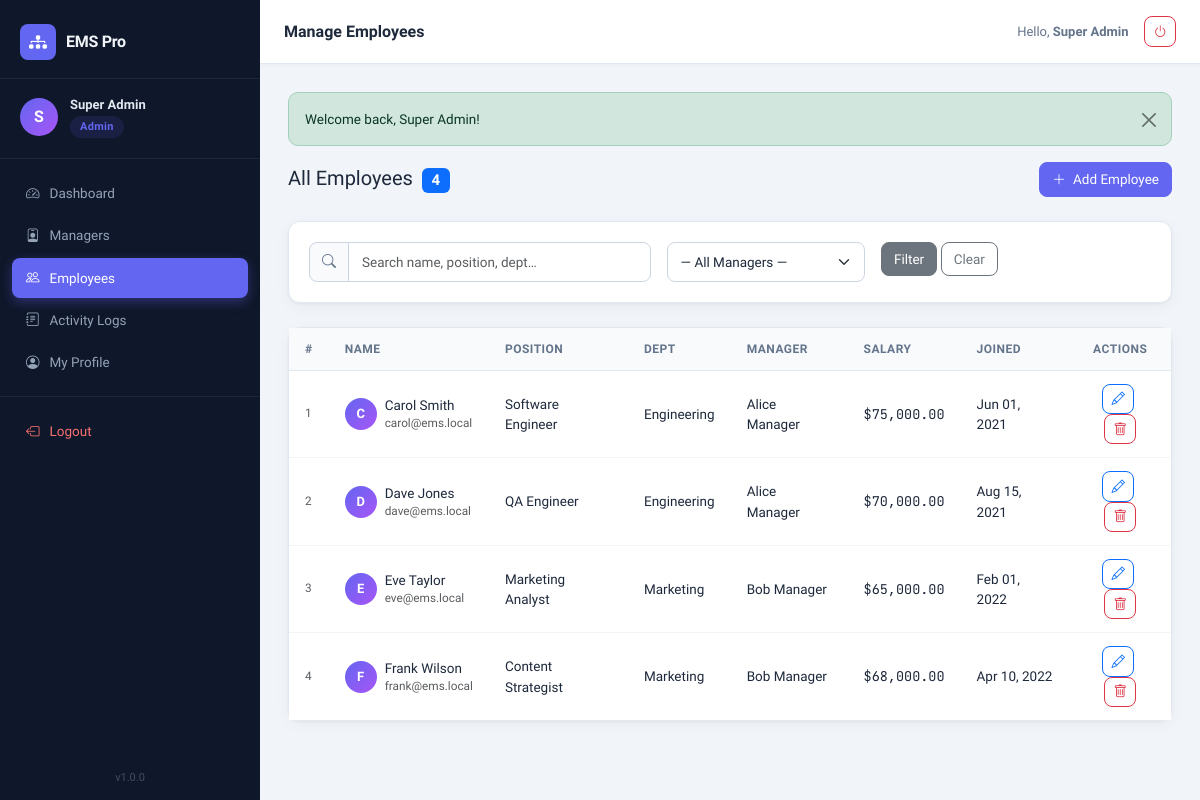
Page /admin/employees.php (signed in) on the committed database.
### tables this page shows
CREATE TABLE IF NOT EXISTS employees (
    id          INT UNSIGNED AUTO_INCREMENT PRIMARY KEY,
    user_id     INT UNSIGNED NOT NULL,
    manager_id  INT UNSIGNED DEFAULT NULL,    
    position    VARCHAR(100) NOT NULL,
    department  VARCHAR(100) DEFAULT NULL,
    salary      DECIMAL(12,2) NOT NULL DEFAULT 0.00,
    phone       VARCHAR(30) DEFAULT NULL,
    address     TEXT DEFAULT NULL,
    hire_date   DATE DEFAULT NULL,
    created_at  DATETIME NOT NULL DEFAULT CURRENT_TIMESTAMP,
    updated_at  DATETIME NOT NULL DEFAULT CURRENT_TIMESTAMP ON UPDATE CURRENT_TIMESTAMP,
    CONSTRAINT fk_emp_user    FOREIGN KEY (user_id)    REFERENCES users(id) ON DELETE CASCADE,
    CONSTRAINT fk_emp_manager FOREIGN KEY (manager_id) REFERENCES users(id) ON DELETE SET NULL
);

CREATE TABLE IF NOT EXISTS users (
    id          INT UNSIGNED AUTO_INCREMENT PRIMARY KEY,
    name        VARCHAR(100) NOT NULL,
    email       VARCHAR(150) NOT NULL UNIQUE,
    password    VARCHAR(255) NOT NULL,
    role        ENUM('admin','manager','employee') NOT NULL DEFAULT 'employee',
    avatar      VARCHAR(255) DEFAULT NULL,
    is_active   TINYINT(1) NOT NULL DEFAULT 1,
    created_at  DATETIME NOT NULL DEFAULT CURRENT_TIMESTAMP,
    updated_at  DATETIME NOT NULL DEFAULT CURRENT_TIMESTAMP ON UPDATE CURRENT_TIMESTAMP
);

### admin/employees.php (the view, shortened to what this page needs)
<?php
$pdo = db();
$search     = trim(isset($_GET['q'])       ? $_GET['q']       : '');
$whereParts = array("u.role = 'employee'", "u.is_active = 1");
$params     = array();
$where = 'WHERE ' . implode(' AND ', $whereParts);
$countStmt = $pdo->prepare("SELECT COUNT(*) FROM users u JOIN employees e ON e.user_id = u.id " . $where);
$countStmt->execute($params);
$total = (int)$countStmt->fetchColumn();
$pg = paginate($total);
$params[':limit']  = ITEMS_PER_PAGE;
$params[':offset'] = $pg['offset'];
$sql = "SELECT u.id, u.name, u.email, u.created_at,
               e.position, e.department, e.salary, e.phone, e.hire_date,
               m.name AS manager_name
          FROM users u
          JOIN employees e ON e.user_id = u.id
     LEFT JOIN users m ON m.id = e.manager_id
        " . $where . "
        ORDER BY u.created_at DESC
        LIMIT :limit OFFSET :offset";
$stmt = $pdo->prepare($sql);
foreach ($params as $key => $val) {
    $type = is_int($val) ? PDO::PARAM_INT : PDO::PARAM_STR;
    $stmt->bindValue($key, $val, $type);
}
$stmt->execute();
$employees = $stmt->fetchAll();
include __DIR__ . '/../includes/header.php';
?>
<div class="app-wrapper">
    <?php include __DIR__ . '/../includes/sidebar.php'; ?>
    <div class="main-content">
        <?php include __DIR__ . '/../includes/topbar.php'; ?>
        <main class="content-area">
            <div class="d-flex flex-wrap align-items-center gap-3 mb-4">
                <h5 class="mb-0 me-auto">
                    All Employees
                    <span class="badge bg-primary ms-1"><?php echo $total; ?></span>
                </h5>
                <a href="<?php echo BASE_URL; ?>/admin/employee_form.php" class="btn btn-primary">
                    <i class="bi bi-plus-lg me-1"></i> Add Employee
                </a>
            </div>
            <div class="card mb-4">
                <div class="card-body">
                    <form method="GET" class="row g-3">
                        <div class="col-sm-6 col-md-5">
                            <div class="input-group">
                                <span class="input-group-text"><i class="bi bi-search"></i></span>
                                <input type="text" name="q" class="form-control"
                                       placeholder="Search name, position, dept…"
                                       value="<?php echo e($search); ?>">
                            </div>
                        </div>
                        <div class="col-sm-4 col-md-3">
                            <select name="manager" class="form-select">
                                <option value="">— All Managers —</option>
                            </select>
                        </div>
                        <div class="col-auto">
                            <button type="submit" class="btn btn-secondary">Filter</button>
                            <a href="<?php echo BASE_URL; ?>/admin/employees.php" class="btn btn-outline-secondary">Clear</a>
                        </div>
                    </form>
                </div>
            </div>
            <div class="card">
                <div class="card-body p-0">
                    <div class="table-responsive">
                        <table class="table table-hover ems-table mb-0">
                            <thead>
                                <tr>
                                    <th>#</th>
                                    <th>Name</th>
                                    <th>Position</th>
                                    <th>Dept</th>
                                    <th>Manager</th>
                                    <th>Salary</th>
                                    <th>Joined</th>
                                    <th class="text-center">Actions</th>
                                </tr>
                            </thead>
                            <tbody>
                                <?php foreach ($employees as $i => $emp): ?>
                                <tr>
                                    <td class="text-muted small"><?php echo $pg['offset'] + $i + 1; ?></td>
                                    <td>
                                        <div class="d-flex align-items-center gap-2">
                                            <div class="table-avatar">
                                                <?php echo strtoupper(substr($emp['name'], 0, 1)); ?>
                                            </div>
                                            <div>
                                                <div><?php echo e($emp['name']); ?></div>
                                                <div class="small text-muted"><?php echo e($emp['email']); ?></div>
                                            </div>
                                        </div>
                                    </td>
                                    <td><?php echo e($emp['position']); ?></td>
                                    <td><?php echo e(isset($emp['department']) ? $emp['department'] : '—'); ?></td>
                                    <td><?php echo e(isset($emp['manager_name']) ? $emp['manager_name'] : 'Unassigned'); ?></td>
                                    <td class="mono">$<?php echo number_format($emp['salary'], 2); ?></td>
                                    <td><?php echo $emp['hire_date'] ? date('M d, Y', strtotime($emp['hire_date'])) : '—'; ?></td>
                                    <td class="text-center">
                                        <a href="<?php echo BASE_URL; ?>/admin/employee_form.php?id=<?php echo $emp['id']; ?>"
                                           class="btn btn-sm btn-outline-primary me-1" title="Edit">
                                            <i class="bi bi-pencil"></i>
                                        </a>
                                        <a href="<?php echo BASE_URL; ?>/admin/employees.php?delete=<?php echo $emp['id']; ?>"
                                           class="btn btn-sm btn-outline-danger"
                                           title="Delete"
                                           onclick="return confirm('Delete <?php echo e(addslashes($emp['name'])); ?>?')">
                                            <i class="bi bi-trash"></i>
                                        </a>
                                    </td>
                                </tr>
                                <?php endforeach; ?>
                            </tbody>
                        </table>
                    </div>
                </div>
            </div>
        </main>
    </div>
</div>
<?php include __DIR__ . '/../includes/footer.php'; ?>

### assets/css/style.css (style rules this page uses)
:root { --sidebar-w: 260px; --sidebar-bg: #0f172a; --sidebar-text: #94a3b8; --sidebar-active: #6366f1; --sidebar-hover: rgba(99,102,241,.12); --topbar-h: 64px; --topbar-bg: #ffffff; --topbar-border: #e2e8f0; --body-bg: #f1f5f9; --card-bg: #ffffff; --card-border: #e2e8f0; --card-radius: 12px; --card-shadow: 0 1px 3px rgba(0,0,0,.06), 0 4px 16px rgba(0,0,0,.04); --text-main: #1e293b; --text-muted: #64748b; --text-light: #94a3b8; --primary: #6366f1; --primary-dark: #4f46e5; --success: #22c55e; --warning: #f59e0b; --danger: #ef4444; --info: #38bdf8; --purple: #a855f7; --orange: #f97316; --input-border: #cbd5e1; --input-focus: #6366f1; --transition: .18s ease; }
*, *::before, *::after { box-sizing: border-box; }
body { font-family: 'Sora', system-ui, sans-serif; font-size: 14px; color: var(--text-main); background: var(--body-bg); margin: 0; min-height: 100vh; }
.mono { font-family: 'JetBrains Mono', 'Fira Mono', monospace; }
.app-wrapper { display: flex; min-height: 100vh; }
.main-content { margin-left: var(--sidebar-w); flex: 1; display: flex; flex-direction: column; min-height: 100vh; }
.content-area { flex: 1; padding: 28px 28px 40px; max-width: 1400px; width: 100%; }
.card { background: var(--card-bg); border: 1px solid var(--card-border); border-radius: var(--card-radius); box-shadow: var(--card-shadow); }
.card-body { padding: 20px; }
.ems-table { font-size: 13.5px; }
.ems-table thead th { background: #f8fafc; color: var(--text-muted); font-weight: 600; font-size: 12px; text-transform: uppercase; letter-spacing: .5px; padding: 12px 16px; border-bottom: 1px solid var(--card-border); white-space: nowrap; }
.ems-table tbody td { padding: 13px 16px; vertical-align: middle; border-bottom: 1px solid #f1f5f9; color: var(--text-main); }
.ems-table tbody tr:last-child td { border-bottom: none; }
.table-avatar { width: 32px; height: 32px; border-radius: 50%; background: linear-gradient(135deg, var(--primary), var(--purple)); color: #fff; font-size: 13px; font-weight: 700; display: flex; align-items: center; justify-content: center; flex-shrink: 0; }
.btn { font-family: 'Sora', sans-serif; font-size: 13.5px; font-weight: 500; border-radius: 8px; transition: all var(--transition); }
.btn-primary { background: var(--primary); border-color: var(--primary); }
.form-control, .form-select { font-family: 'Sora', sans-serif; font-size: 13.5px; border: 1px solid var(--input-border); border-radius: 8px; padding: 9px 13px; color: var(--text-main); transition: border-color var(--transition), box-shadow var(--transition); }
.input-group-text { background: #f8fafc; border: 1px solid var(--input-border); border-radius: 8px; color: var(--text-muted); font-size: 14px; }
.card, .stat-card { animation: fadeUp .22s ease both; }

### rows in the picture
employees: offset "1", user.name "C", user.name "Carol Smith", user.email "carol@ems.local", position "Software Engineer", department "Engineering", manager.name "Alice Manager", salary "75,000.00", hire_date "Jun 01, 2021"
employees: offset "2", user.name "D", user.name "Dave Jones", user.email "dave@ems.local", position "QA Engineer", department "Engineering", manager.name "Alice Manager", salary "70,000.00", hire_date "Aug 15, 2021"
employees: offset "3", user.name "E", user.name "Eve Taylor", user.email "eve@ems.local", position "Marketing Analyst", department "Marketing", manager.name "Bob Manager", salary "65,000.00", hire_date "Feb 01, 2022"
employees: offset "4", user.name "F", user.name "Frank Wilson", user.email "frank@ems.local", position "Content Strategist", department "Marketing", manager.name "Bob Manager", salary "68,000.00", hire_date "Apr 10, 2022"

### other values in the picture
APP_NAME "EMS Pro"
substr($firstName, 0, 1) "S"
isset($user['name']) ? $user['name'] : '' "Super Admin"
$role "Admin"
APP_VERSION "1.0.0"
isset($pageTitle) ? $pageTitle : APP_NAME "Manage Employees"
isset(current_user()['name']) ? current_user()['name'] : '' "Super Admin"
$msg "Welcome back, Super Admin!"
$total "4"
